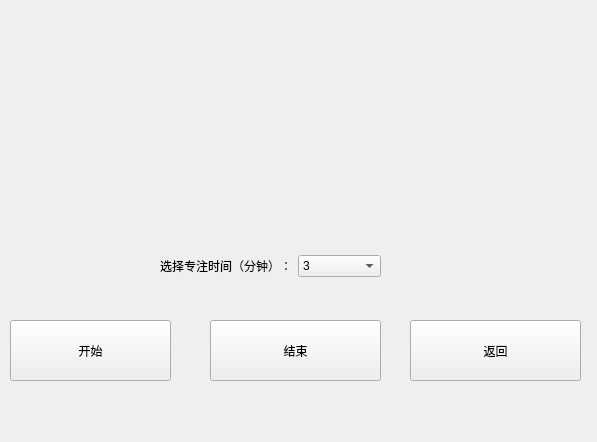
<?xml version="1.0" encoding="UTF-8"?>
<ui version="4.0">
 <class>TomatoPage</class>
 <widget class="QWidget" name="TomatoPage">
  <property name="geometry">
   <rect>
    <x>0</x>
    <y>0</y>
    <width>597</width>
    <height>442</height>
   </rect>
  </property>
  <property name="windowTitle">
   <string>Form</string>
  </property>
  <widget class="QPushButton" name="startButton">
   <property name="geometry">
    <rect>
     <x>10</x>
     <y>320</y>
     <width>161</width>
     <height>61</height>
    </rect>
   </property>
   <property name="text">
    <string>开始</string>
   </property>
  </widget>
  <widget class="QPushButton" name="endButton">
   <property name="geometry">
    <rect>
     <x>210</x>
     <y>320</y>
     <width>171</width>
     <height>61</height>
    </rect>
   </property>
   <property name="text">
    <string>结束</string>
   </property>
  </widget>
  <widget class="QLabel" name="timeLabel">
   <property name="geometry">
    <rect>
     <x>30</x>
     <y>10</y>
     <width>511</width>
     <height>91</height>
    </rect>
   </property>
   <property name="text">
    <string/>
   </property>
  </widget>
  <widget class="QLabel" name="tomatoLabel">
   <property name="geometry">
    <rect>
     <x>30</x>
     <y>130</y>
     <width>511</width>
     <height>71</height>
    </rect>
   </property>
   <property name="text">
    <string/>
   </property>
  </widget>
  <widget class="QPushButton" name="returnButton">
   <property name="geometry">
    <rect>
     <x>410</x>
     <y>320</y>
     <width>171</width>
     <height>61</height>
    </rect>
   </property>
   <property name="text">
    <string>返回</string>
   </property>
  </widget>
  <widget class="QWidget" name="quotePlaceholder" native="true">
   <property name="geometry">
    <rect>
     <x>70</x>
     <y>390</y>
     <width>421</width>
     <height>41</height>
    </rect>
   </property>
  </widget>
  <widget class="QWidget" name="layoutWidget">
   <property name="geometry">
    <rect>
     <x>160</x>
     <y>250</y>
     <width>221</width>
     <height>32</height>
    </rect>
   </property>
   <layout class="QHBoxLayout" name="horizontalLayout">
    <item>
     <widget class="QLabel" name="label">
      <property name="text">
       <string>选择专注时间（分钟）：</string>
      </property>
     </widget>
    </item>
    <item>
     <widget class="QComboBox" name="workTimeComboBox">
      <item>
       <property name="text">
        <string>3</string>
       </property>
      </item>
      <item>
       <property name="text">
        <string>25</string>
       </property>
      </item>
      <item>
       <property name="text">
        <string>45</string>
       </property>
      </item>
      <item>
       <property name="text">
        <string>60</string>
       </property>
      </item>
      <item>
       <property name="text">
        <string>90</string>
       </property>
      </item>
     </widget>
    </item>
   </layout>
  </widget>
 </widget>
 <resources/>
 <connections/>
</ui>
